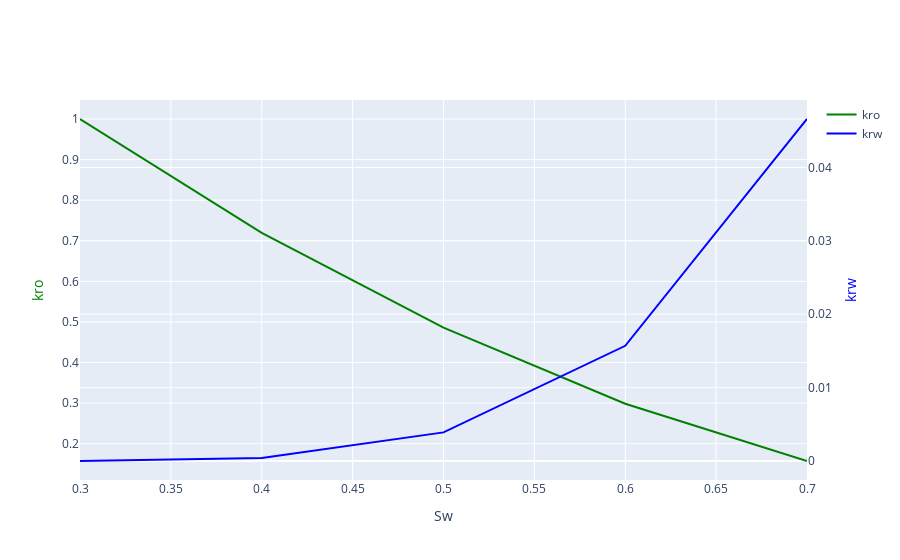

Notebook cell for this chart:
### Markdown cell above
**plot using Plotly**

### Code cell
import plotly.graph_objects as go

# Create the figure
fig = go.Figure()

# Plot 'kro' on the left y-axis
fig.add_trace(go.Scatter(x=data.Sw, y=data.kro, mode='lines', name='kro', line=dict(color='green')))

# Plot 'krw' on the right y-axis
fig.add_trace(go.Scatter(x=data.Sw, y=data.krw, mode='lines', name='krw', line=dict(color='blue'), yaxis="y2"))

# Add axis labels
fig.update_layout(
    xaxis=dict(title="Sw"),
    yaxis=dict(title="kro", titlefont=dict(color="green")),
    yaxis2=dict(title="krw", titlefont=dict(color="blue"), overlaying="y", side="right")
)

# Show the figure
fig.show()

### Figure 1 — Plotly figure (JSON) as saved in the notebook; plotly's stock layout.template omitted (floating-point values rounded to 4 significant figures)
{"data": [{"line": {"color": "green"}, "mode": "lines", "name": "kro", "type": "scatter", "x": [0.3, 0.4, 0.5, 0.6, 0.7], "y": [1, 0.7195, 0.4858, 0.2985, 0.1574]}, {"line": {"color": "blue"}, "mode": "lines", "name": "krw", "type": "scatter", "x": [0.3, 0.4, 0.5, 0.6, 0.7], "y": [0, 0.0004, 0.0039, 0.0157, 0.0466], "yaxis": "y2"}], "layout": {"autosize": true, "xaxis": {"autorange": true, "range": [0.3, 0.7], "title": {"text": "Sw"}, "type": "linear"}, "yaxis": {"autorange": true, "range": [0.1106, 1.047], "title": {"font": {"color": "green"}, "text": "kro"}, "type": "linear"}, "yaxis2": {"autorange": true, "overlaying": "y", "range": [-0.002589, 0.04919], "side": "right", "title": {"font": {"color": "blue"}, "text": "krw"}, "type": "linear"}}}
